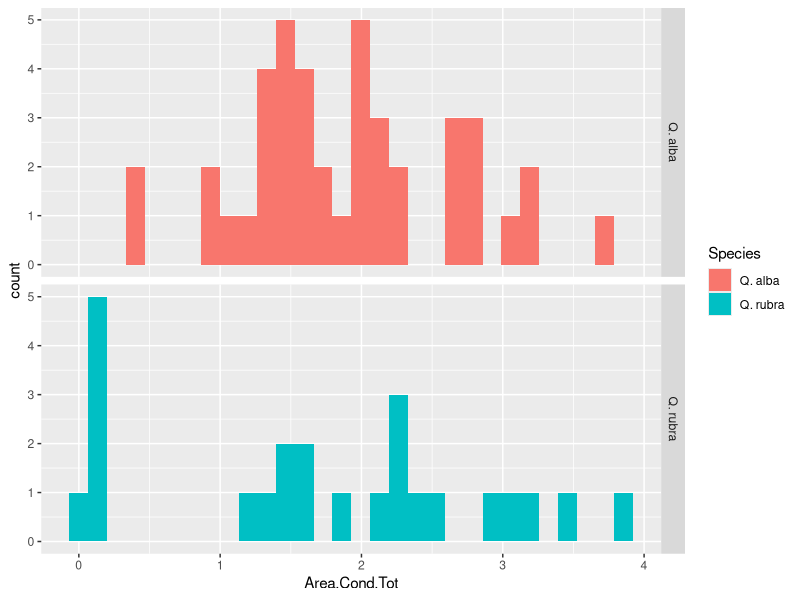
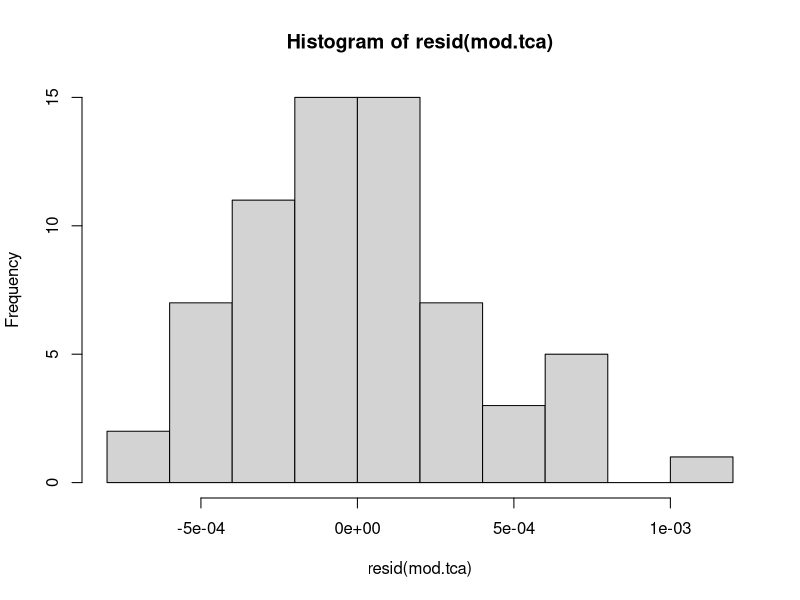
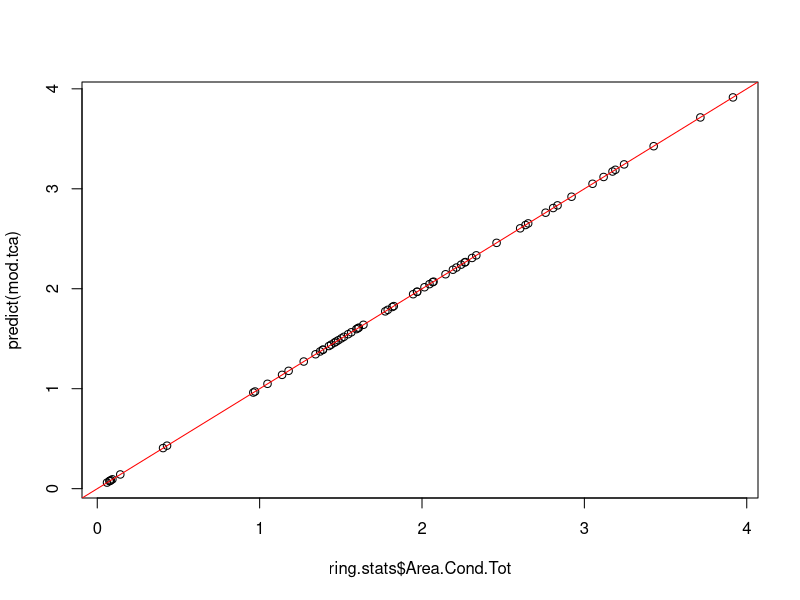
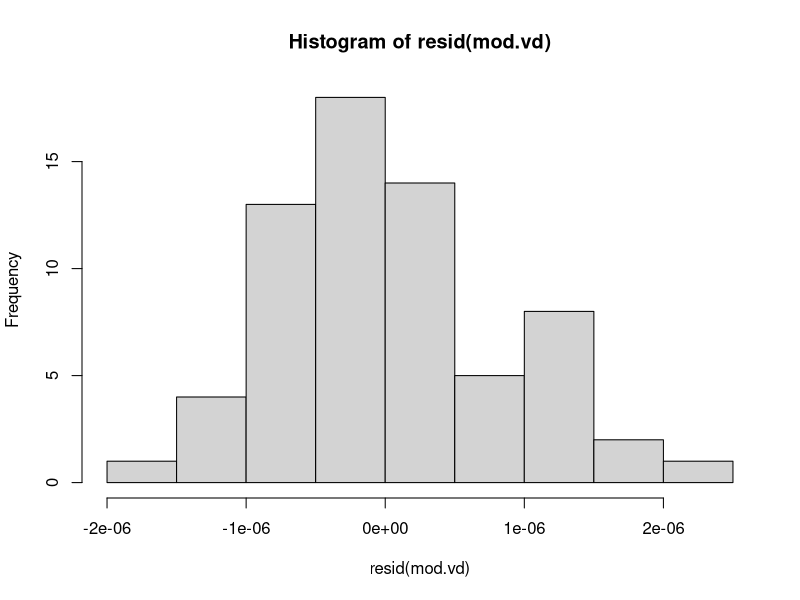
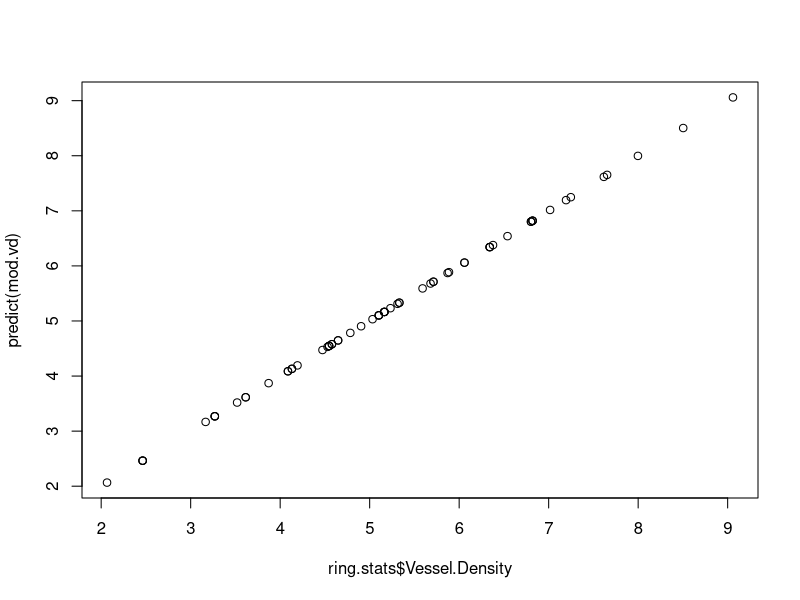
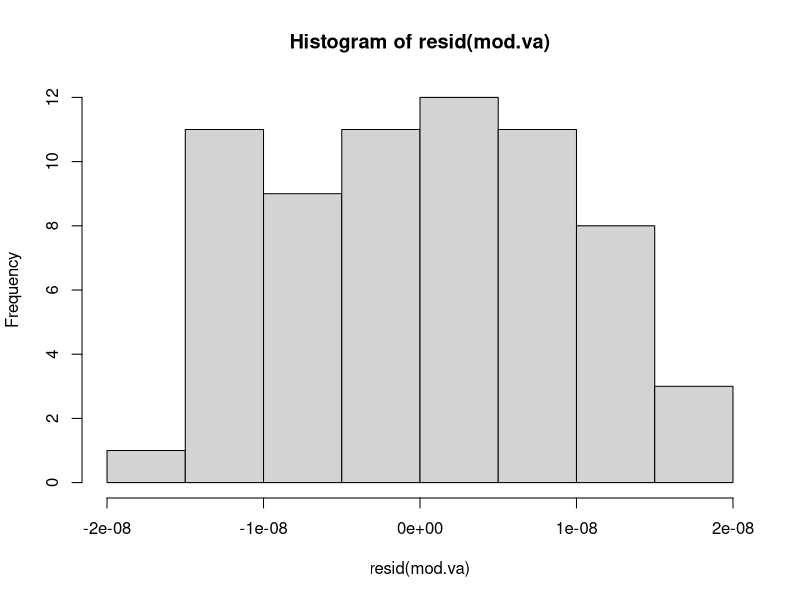
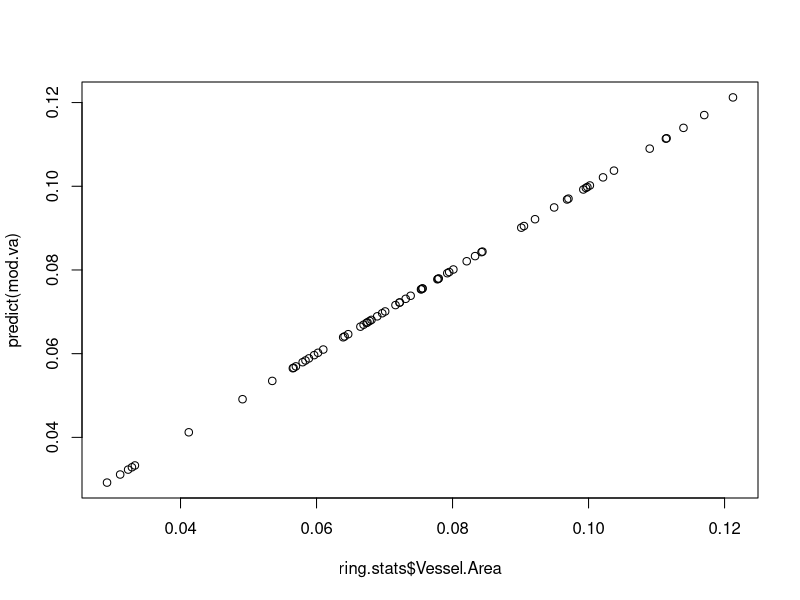
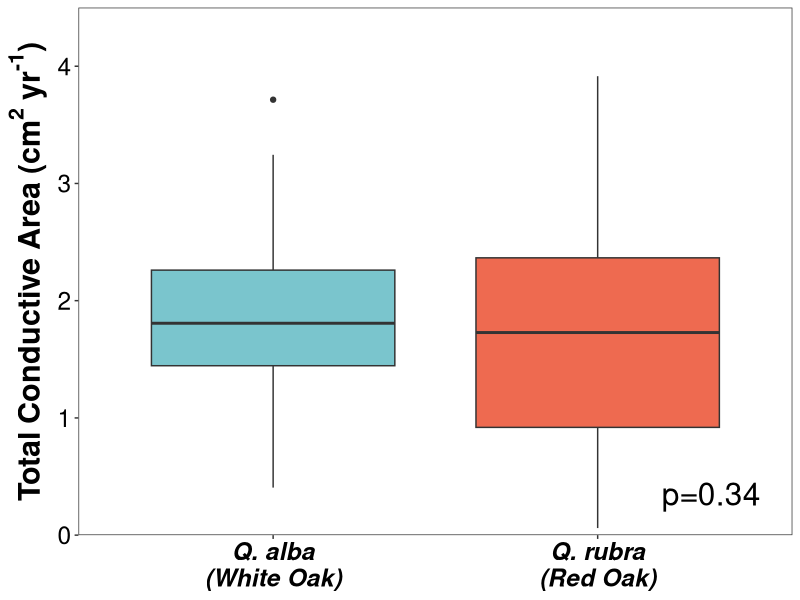

The R script that drew these images, in order:
# Analysis of differences in wood hydraulic structure
# Main Question: Are there differenes in hydraulic strategies of red & white oaks?
#   -- Total Conductive Area
#   -- Earlywood Vessel Density
#   -- Mean Earlywood Vessel Size
library(nlme); library(ggplot2)
path.figs <- "/Volumes/GoogleDrive/My Drive/OakVessels_Oros/Figures/"

ring.stats <- read.csv("../data_raw/TreeRingData_XylemCores.csv")
ring.stats <- ring.stats[ring.stats$year>=1980,]
ring.stats$Species <- car::recode(ring.stats$Species, "'QURU'='Q. rubra'; 'QUAL'='Q. alba'")
summary(ring.stats)


# Note that all of our data is small and zero-truncated
ggplot(data=ring.stats) +
  facet_grid(Species~.) +
  geom_histogram(aes(x=Area.Cond.Tot, fill=Species)) 


# Looking at our odballs real quick
ring.stats[ring.stats$Area.Cond.Tot<0.5,]

# Comparing Total conductive area across species
# Testing for differences in year; no difference, but we need to keep the year effect so our data is accounted for properly
mod.tca.rml <- lme(Area.Cond.Tot ~ Species, data=ring.stats, random=list(IMLS_Plot=~1, Core.ID=~1, year=~1), method="REML")
mod.tca.rml2 <- lme(Area.Cond.Tot ~ Species, data=ring.stats, random=list(IMLS_Plot=~1, Core.ID=~1), method="REML")
mod.tca.rml3 <- lme(Area.Cond.Tot ~ Species, data=ring.stats, random=list(year=~1, IMLS_Plot=~1, Core.ID=~1), method="REML")
anova(mod.tca.rml, mod.tca.rml2, mod.tca.rml3)


# The difference makes sense, but the fact that QUAL is not significantly differnet from 0 is worrysome
mod.tca <- lme(Area.Cond.Tot ~ Species, data=ring.stats, random=list(year=~1, IMLS_Plot=~1, Core.ID=~1), method="ML")
# mod.tca2 <- lme(Area.Cond.Tot ~ Species, data=ring.stats, random=list(year=~1, IMLS_Plot=~1, Core.ID=~1))
sum.tca <- summary(mod.tca)
sum.tca$tTable[2,1]/sum.tca$tTable[1,1] # Looking at the percent difference

# summary(mod.tca2)
# summary(mod.tca.rml)

hist(resid(mod.tca))
plot(predict(mod.tca) ~ ring.stats$Area.Cond.Tot); abline(a=0, b=1, col="red")
# plot(resid(mod.tca) ~ predict(mod.tca))
summary(predict(mod.tca))


# Looking at differences in Vessel Density
mod.vd <- lme(Vessel.Density ~ Species, data=ring.stats, random=list(year=~1, IMLS_Plot=~1, Core.ID=~1), method="ML")
# mod.vd2 <- lme(Vessel.Density ~ Species, data=ring.stats, random=list(year=~1, IMLS_Plot=~1, Core.ID=~1))
summary(mod.vd)
# summary(mod.vd2)

# Looking at the percent difference
sum.vd <- summary(mod.vd)
sum.vd$tTable[2,1]/sum.vd$tTable[1,1] # Looking at the percent difference

hist(resid(mod.vd))
plot(predict(mod.vd) ~ ring.stats$Vessel.Density)
# plot(resid(mod.vd) ~ predict(mod.vd))

# hist(resid(mod.vd2))
# plot(predict(mod.vd2) ~ ring.stats$Vessel.Density)
# plot(resid(mod.vd2) ~ predict(mod.vd2))


# Looking at differences in mean vessel area
mod.va <- lme(Vessel.Area ~ Species, data=ring.stats, random=list(year=~1, IMLS_Plot=~1, Core.ID=~1), method="ML")
# mod.va2 <- lme(Vessel.Area ~ Species, data=ring.stats, random=list(year=~1, IMLS_Plot=~1, Core.ID=~1))
summary(mod.va)
# summary(mod.va2)

# Looking at the percent difference
sum.va <- summary(mod.va)
sum.va$tTable[2,1]/sum.va$tTable[1,1] # Looking at the percent difference

hist(resid(mod.va))
plot(predict(mod.va) ~ ring.stats$Vessel.Area)
# plot(resid(mod.va) ~ predict(mod.va))

# hist(resid(mod.va2))
# plot(predict(mod.va2) ~ ring.stats$Vessel.Area)
# plot(resid(mod.va2) ~ predict(mod.va2))

png(file.path(path.figs, "TotalConductiveArea.png"), height=6, width=9, units="in", res=180)
ggplot(data=ring.stats) +
  geom_boxplot(aes(x=Species, y=Area.Cond.Tot, fill=Species)) +
  annotate(geom="text", x=2.35, y=0.35, label=paste0("p=", round(sum.tca$tTable[2,5], 2)), size=8) +
  scale_fill_manual(labels=c("Q. alba\n(White Oak)", "Q. rubra\n(Red Oak)"), values=c("cadetblue3", "coral2")) +
  scale_x_discrete(labels=c("Q. alba\n(White Oak)", "Q. rubra\n(Red Oak)")) +
  scale_y_continuous(name=expression(bold(paste("Total Conductive Area (cm"^"2", " yr"^"-1", ")"))), limits=c(0, 4.5), expand=c(0,0)) +
  guides(fill=F) +
  theme_bw() +
  theme(panel.grid=element_blank(),
        axis.title.x = element_blank(),
        axis.title.y=element_text(size=rel(2), face="bold", color="black"),
        axis.text.x=element_text(size=rel(2), face="bold.italic", color="black"),
        axis.text.y=element_text(size=rel(2), color="black"))
dev.off()

png(file.path(path.figs, "VesselDensity.png"), height=6, width=9, units="in", res=180)
ggplot(data=ring.stats) +
  geom_boxplot(aes(x=Species, y=Vessel.Density, fill=Species)) +
  annotate(geom="text", x=2.35, y=1, label=paste0("p=", round(sum.vd$tTable[2,5], 2)), size=8) +
  scale_fill_manual(labels=c("Q. alba\n(White Oak)", "Q. rubra\n(Red Oak)"), values=c("cadetblue3", "coral2")) +
  scale_x_discrete(labels=c("Q. alba\n(White Oak)", "Q. rubra\n(Red Oak)")) +
  scale_y_continuous(name=expression(bold(paste("Vessel Density (vessels mm"^"-2", " yr"^"-1",")")))) +
  guides(fill=F) +
  theme_bw() +
  theme(panel.grid=element_blank(),
        axis.title.x = element_blank(),
        axis.title.y=element_text(size=rel(2), face="bold", color="black"),
        axis.text.x=element_text(size=rel(2), face="bold.italic", color="black"),
        axis.text.y=element_text(size=rel(2), color="black"))
dev.off()

png(file.path(path.figs, "VesselArea.png"), height=6, width=9, units="in", res=180)
ggplot(data=ring.stats) +
  geom_boxplot(aes(x=Species, y=Vessel.Area, fill=Species)) +
  annotate(geom="text", x=2.35, y=0.035, label=paste0("p=", round(sum.va$tTable[2,5], 2)), size=8) +
  scale_fill_manual(labels=c("Q. alba\n(White Oak)", "Q. rubra\n(Red Oak)"), values=c("cadetblue3", "coral2")) +
  scale_x_discrete(labels=c("Q. alba\n(White Oak)", "Q. rubra\n(Red Oak)")) +
  scale_y_continuous(name=expression(bold(paste("Mean Vessel Area (mm"^"2",")")))) +
  guides(fill=F) +
  theme_bw() +
  theme(panel.grid=element_blank(),
        axis.title.x = element_blank(),
        axis.title.y=element_text(size=rel(2), face="bold", color="black"),
        axis.text.x=element_text(size=rel(2), face="bold.italic", color="black"),
        axis.text.y=element_text(size=rel(2), color="black"))
dev.off()
